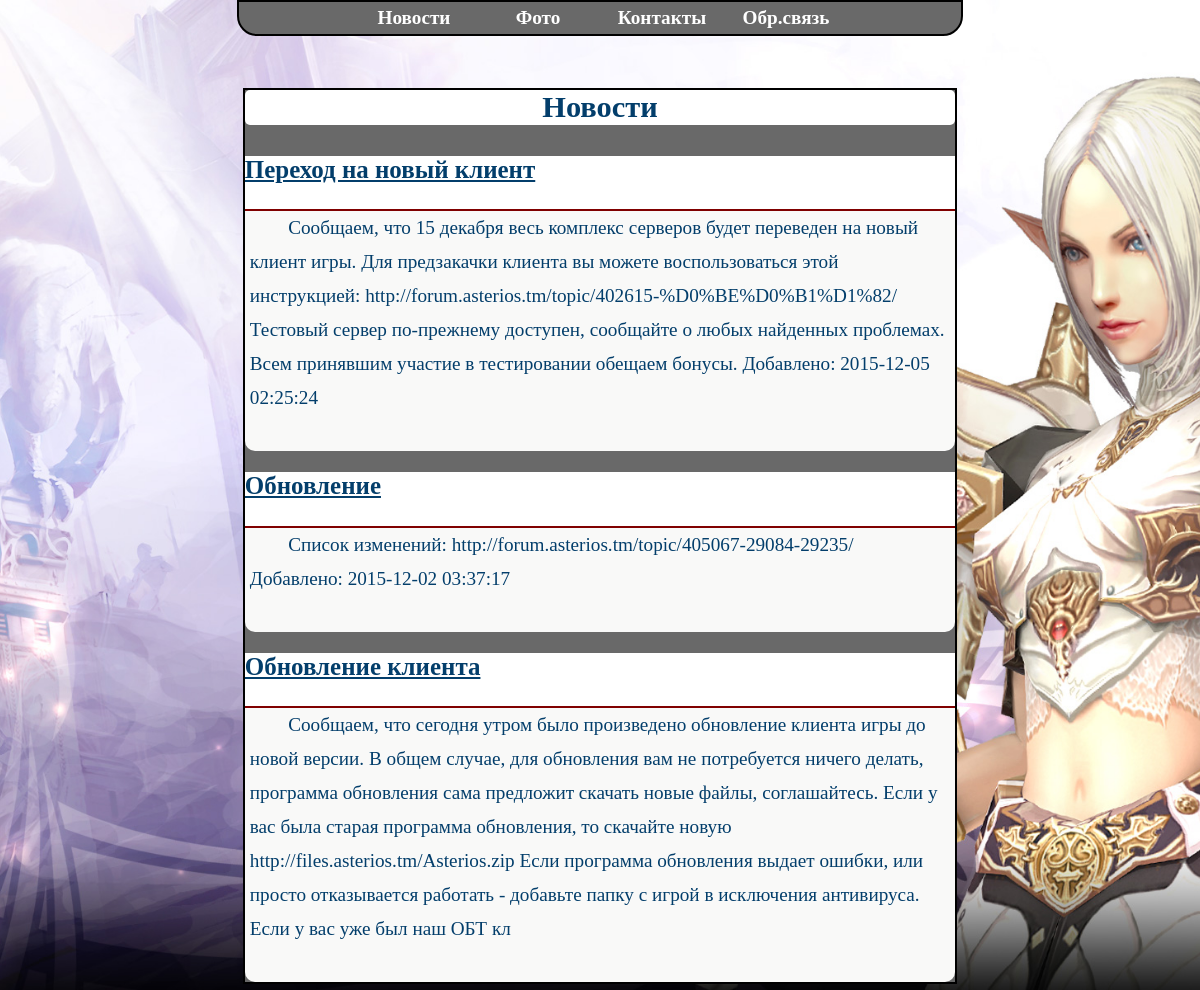
Screenshot of /main.php with the database file from the repository.
### tables this page shows
CREATE TABLE IF NOT EXISTS `News` (
  `id` int(11) NOT NULL AUTO_INCREMENT,
  `Name` varchar(40) NOT NULL,
  `About` varchar(500) NOT NULL,
  `fullnews` varchar(400) NOT NULL,
  `site` varchar(100) NOT NULL,
  PRIMARY KEY (`id`)
);

### main.php (the view, shortened to what this page needs)
<!DOCTYPE html>
<html>
<head>
	<link rel="stylesheet" href="css/main.css">
</head>
<body>
	<div class="page">
		<div class="header">
			<ul id="navbar">
				<li><a href="main.php">Новости</a></li>
				<li><a href="foto.html">Фото</a></li>
				<li><a href="info.html">Контакты</a></li>
				<li><a href="back.php">Обр.связь</a></li>
			</ul>
		</div>
		<div class="main-text">
			<h3>Новости</h3>
			<?php
			$link = mysqli_connect("localhost", "dislexsu", "","Lineage") or die("Невозможно подключение к MySQL" . mysqli_error($link));
			mysqli_set_charset($link, 'utf8');
			$query ="SELECT * FROM News ";
			$result = mysqli_query($link, $query) or die("Ошибка " . mysqli_error($link));
			if($result)
			{
   					 $rows = mysqli_num_rows($result);
   					 for ($i = 0 ; $i < $rows ; ++$i)
   					 {
   					 	echo "<div class=\"main-text-content\">";
   					 	$row = mysqli_fetch_row($result);
   					 	echo "<a href=\"$row[4]\"><h2> $row[1] </h2></a>";
   					 	echo "<p>$row[2]</p> </br>";
   					 	echo "<div class=\"clearbox\"> </div> </div>";
   					 }
   					}
   					?>
   				</div>
   			</div>
   		</body>
   		</html>

### css/main.css (style rules this page uses)
@media (min-width: 1024px) { body { background: url(../img/fon1920.jpg); background-position: center center; background-size: cover; background-attachment: fixed; } }
@media (min-width: 1024px) { a { font-size: 1.2em; } }
@media (min-width: 1024px) { p { font-size: 1.2em; } }
@media (min-width: 1024px) { h3 { font-size: 1.9em; } }
@media (min-width: 1024px) { h2 { font-size: 1.3em; } }
.page { width: 60%; margin: auto; position: relative; }
.header { justify-content: space-around; flex-wrap: wrap; align-items: center; position: relative; top: 0; min-height: 60px; }
#navbar { margin: 0; padding: 0; list-style-type: none; }
#navbar li { display: inline; }
#navbar { margin: -8px; padding: 0; list-style-type: none; border: 2px solid #000000; border-radius: 0px 0px 20px 20px; text-align: center; background-color:#696969; }
#navbar a { color: #fff; padding: 5px 10px; text-decoration: none; font-weight: bold; display: inline-block; width: 100px; }
.main-text { outline: 2px solid #000; background-color:#696969; margin:auto; }
.main-text-content { background-color: rgba(255, 255, 254, 0.96); border-radius: 10px; margin:auto; }
.main-text > h3 { text-align: center; color: #033E6B; font-family: "Gabriela", TREBUCHET MS; background-color: #FFFFFF; border-radius: 5px; }
.main-text-content > a { display: block; min-width: 20px; background-color: #FFFFFF; color: #033E6B; font-family: "Gabriela", TREBUCHET MS; border-bottom: 2px solid maroon; font-weight: normal; padding-bottom: 5px; text-align: left; }
.main-text-content > p { display: block; text-indent: 2em; margin: 0 5px; color: #033E6B; border-radius: 5px; line-height: 34px; }

### rows the page displays
news: Name "Переход на новый клиент", About "Сообщаем, что 15 декабря весь комплекс серверов будет переведен на новый клиент игры. Для предзакачки клиента вы можете воспользоваться этой инструкцией: http://forum.asterios.tm/topic/402615-%D0%BE%D0%B1%D1%82/ Тестовый сервер по-прежнему доступен, сообщайте о любых найденных проблемах. Всем принявшим участие в тестировании обещаем бонусы. Добавлено: 2015-12-05 02:25:24"
news: Name "Обновление", About "Список изменений: http://forum.asterios.tm/topic/405067-29084-29235/ Добавлено: 2015-12-02 03:37:17"
news: Name "Обновление клиента", About "Сообщаем, что сегодня утром было произведено обновление клиента игры до новой версии. В общем случае, для обновления вам не потребуется ничего делать, программа обновления сама предложит скачать новые файлы, соглашайтесь. Если у вас была старая программа обновления, то скачайте новую http://files.asterios.tm/Asterios.zip Если программа обновления выдает ошибки, или просто отказывается работать - добавьте папку с игрой в исключения антивируса. Если у вас уже был наш ОБТ кл"
